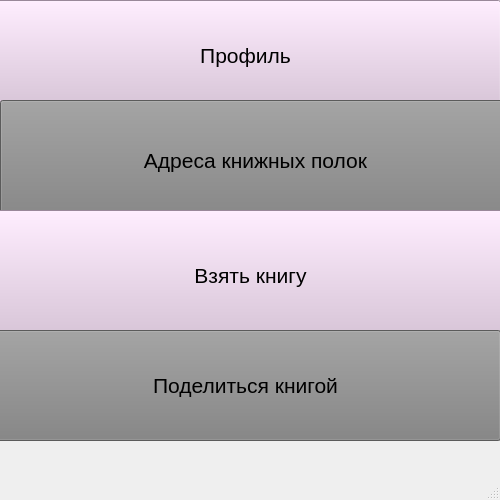
<?xml version="1.0" encoding="UTF-8"?>
<ui version="4.0">
 <class>MainWindow</class>
 <widget class="QMainWindow" name="MainWindow">
  <property name="geometry">
   <rect>
    <x>0</x>
    <y>0</y>
    <width>500</width>
    <height>500</height>
   </rect>
  </property>
  <property name="font">
   <font>
    <family>Bahnschrift Light</family>
    <pointsize>14</pointsize>
   </font>
  </property>
  <property name="windowTitle">
   <string>MainWindow</string>
  </property>
  <widget class="QWidget" name="centralwidget">
   <widget class="QPushButton" name="button_profile">
    <property name="geometry">
     <rect>
      <x>-10</x>
      <y>0</y>
      <width>511</width>
      <height>111</height>
     </rect>
    </property>
    <property name="font">
     <font>
      <family>Arial</family>
      <pointsize>16</pointsize>
     </font>
    </property>
    <property name="styleSheet">
     <string notr="true">background-color: #D8BFD8</string>
    </property>
    <property name="text">
     <string>Профиль</string>
    </property>
   </widget>
   <widget class="QPushButton" name="button_address">
    <property name="geometry">
     <rect>
      <x>0</x>
      <y>100</y>
      <width>511</width>
      <height>121</height>
     </rect>
    </property>
    <property name="font">
     <font>
      <family>Arial</family>
      <pointsize>16</pointsize>
     </font>
    </property>
    <property name="styleSheet">
     <string notr="true">background-color: #808080</string>
    </property>
    <property name="text">
     <string>Адреса книжных полок</string>
    </property>
   </widget>
   <widget class="QPushButton" name="button_find">
    <property name="geometry">
     <rect>
      <x>-10</x>
      <y>210</y>
      <width>521</width>
      <height>131</height>
     </rect>
    </property>
    <property name="font">
     <font>
      <family>Arial</family>
      <pointsize>16</pointsize>
     </font>
    </property>
    <property name="styleSheet">
     <string notr="true">background-color: #D8BFD8</string>
    </property>
    <property name="text">
     <string>Взять книгу</string>
    </property>
   </widget>
   <widget class="QPushButton" name="button_share">
    <property name="geometry">
     <rect>
      <x>-10</x>
      <y>330</y>
      <width>511</width>
      <height>111</height>
     </rect>
    </property>
    <property name="font">
     <font>
      <family>Arial</family>
      <pointsize>16</pointsize>
     </font>
    </property>
    <property name="styleSheet">
     <string notr="true">background-color: #808080</string>
    </property>
    <property name="text">
     <string>Поделиться книгой</string>
    </property>
   </widget>
  </widget>
  <widget class="QMenuBar" name="menubar">
   <property name="geometry">
    <rect>
     <x>0</x>
     <y>0</y>
     <width>500</width>
     <height>26</height>
    </rect>
   </property>
  </widget>
  <widget class="QStatusBar" name="statusbar"/>
 </widget>
 <resources/>
 <connections/>
</ui>
